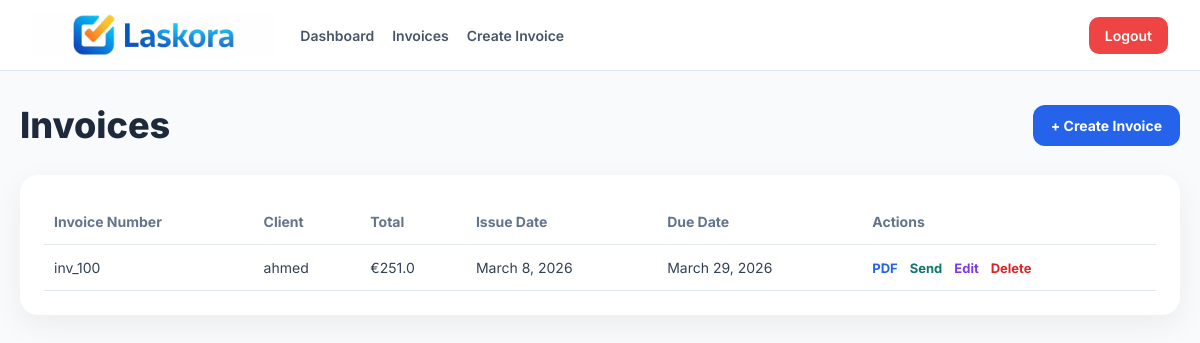
The page /invoices/ (signed in) on the database as committed earlier.
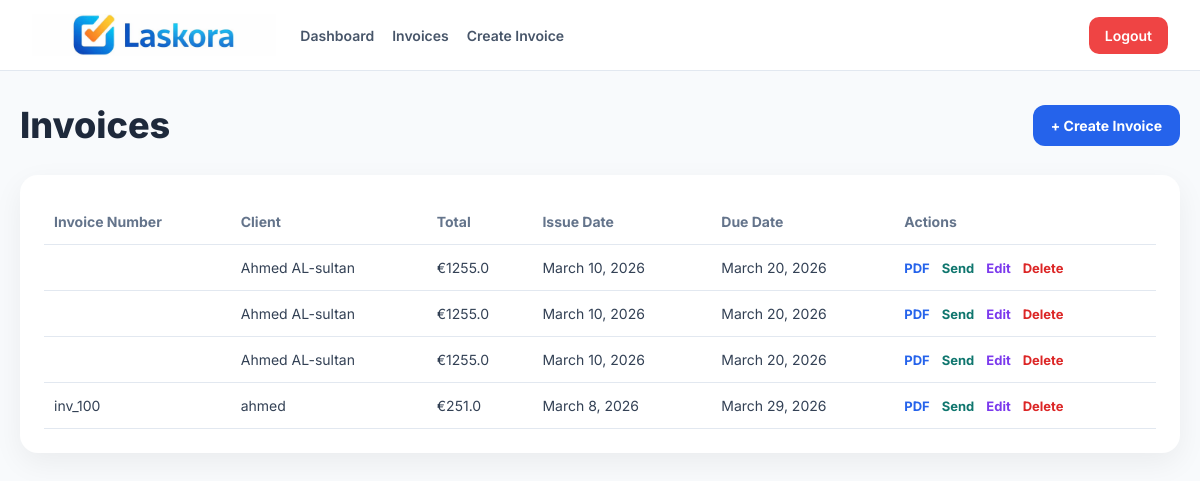
The same page on the database as committed later.
### billing/models.py (models this page shows, shortened)
class Invoice(models.Model):
    INVOICE_TYPE_CHOICES = [
        ("hourly", "Hourly invoice"),
        ("weekly", "Weekly invoice"),
        ("fixed", "Fixed amount invoice"),
    ]
    VAT_CHOICES = [
        (0, "0%"),
        (13.5, "13.5%"),
        (25.5, "25.5%"),
    ]
    owner = models.ForeignKey(settings.AUTH_USER_MODEL, on_delete=models.CASCADE)
    client = models.ForeignKey(Client, on_delete=models.CASCADE)
    invoice_number = models.CharField(max_length=50)
    invoice_type = models.CharField(
        max_length=20,
        choices=INVOICE_TYPE_CHOICES,
        default="hourly",
    )
    weeks_text = models.CharField(max_length=200, blank=True, null=True)
    work_hours = models.FloatField(default=0, blank=True)
    hourly_rate = models.FloatField(default=0, blank=True)
    issue_date = models.DateField()
    due_date = models.DateField()
    subtotal = models.FloatField(default=0)
    vat_rate = models.FloatField(default=25.5, choices=VAT_CHOICES)
    vat_amount = models.FloatField(default=0)
    total = models.FloatField(default=0)

class Client(models.Model):
    owner = models.ForeignKey(settings.AUTH_USER_MODEL, on_delete=models.CASCADE)
    name = models.CharField(max_length=200)
    email = models.EmailField(blank=True, null=True)
    def __str__(self):
        return self.name

### billing/views.py (the view)
# urls.py: path('invoices/', invoices_list),
def invoices_list(request):
    invoices = Invoice.objects.all().order_by('-id')
    return render(request, "billing/invoices_list.html", {"invoices": invoices})

### billing/templates/billing/invoices_list.html (shortened to what this page needs)
{% extends "billing/base.html" %}
{% block content %}
<div class="page-header">
    <h1 class="page-title">Invoices</h1>
    <a href="/create-invoice/" class="create-btn">+ Create Invoice</a>
</div>
<div class="table-card">
    {% if invoices %}
    <table>
        <thead>
            <tr>
                <th>Invoice Number</th>
                <th>Client</th>
                <th>Total</th>
                <th>Issue Date</th>
                <th>Due Date</th>
                <th>Actions</th>
            </tr>
        </thead>
        <tbody>
            {% for invoice in invoices %}
            <tr>
                <td>{{ invoice.invoice_number }}</td>
                <td>{{ invoice.client }}</td>
                <td>€{{ invoice.total }}</td>
                <td>{{ invoice.issue_date }}</td>
                <td>{{ invoice.due_date }}</td>
                <td>
                    <div class="actions">
                        <a class="pdf" href="/invoice/{{ invoice.id }}/pdf/">PDF</a>
                        <a class="send" href="/invoice/{{ invoice.id }}/send/">Send</a>
                        <a class="edit" href="/invoice/{{ invoice.id }}/edit/">Edit</a>
                        <a class="delete" href="/invoice/{{ invoice.id }}/delete/" onclick="return confirm('Delete this invoice?')">Delete</a>
                    </div>
                </td>
            </tr>
            {% endfor %}
        </tbody>
    </table>
    {% else %}
        <div class="empty">No invoices found.</div>
    {% endif %}
</div>
{% endblock %}

### billing/templates/billing/base.html (shortened to what this page needs)
<!DOCTYPE html>
<html lang="en">
<head>
    {% load static %}
</head>
<body>
    {% if request.user.is_authenticated %}
    <div class="navbar">
        <div class="nav-left">
            <a href="/dashboard/" class="nav-logo">
                <img src="{% static 'logo/laskora-main.png' %}" alt="Laskora">
            </a>
            <div class="nav-links">
                <a href="/dashboard/">Dashboard</a>
                <a href="/invoices/">Invoices</a>
                <a href="/create-invoice/">Create Invoice</a>
            </div>
        </div>
        <div class="nav-right">
            <a href="/logout/">Logout</a>
        </div>
    </div>
    {% endif %}
    <div class="page">
        {% block content %}{% endblock %}
    </div>
</body>
</html>

### billing/templates/billing/base.html (style rules this page uses)
* { box-sizing:border-box; }
body { margin:0; font-family:'Inter', sans-serif; background:#f8fafc; color:#1e293b; }
.navbar { background:white; border-bottom:1px solid #e2e8f0; padding:14px 32px; display:flex; justify-content:space-between; align-items:center; position:sticky; top:0; z-index:100; }
.nav-left { display:flex; align-items:center; gap:24px; }
.nav-logo img { height:42px; display:block; }
.nav-links { display:flex; gap:18px; align-items:center; }
.nav-links a { text-decoration:none; color:#475569; font-weight:600; font-size:14px; }
.nav-right a { text-decoration:none; background:#ef4444; color:white; padding:10px 16px; border-radius:10px; font-weight:600; font-size:14px; }
.page { max-width:1200px; margin:32px auto; padding:0 20px; }

### billing/templates/billing/invoices_list.html (style rules this page uses)
.page-header { display:flex; justify-content:space-between; align-items:center; margin-bottom:28px; gap:16px; flex-wrap:wrap; }
.page-title { font-size:36px; font-weight:800; color:#1e293b; margin:0; }
.create-btn { display:inline-block; background:#2563eb; color:white; text-decoration:none; padding:12px 18px; border-radius:12px; font-weight:700; font-size:14px; }
.table-card { background:white; border-radius:18px; padding:24px; box-shadow:0 10px 30px rgba(0,0,0,0.06); overflow-x:auto; }
table { width:100%; border-collapse:collapse; }
th, td { text-align:left; padding:14px 10px; border-bottom:1px solid #e2e8f0; font-size:14px; vertical-align:middle; }
th { color:#64748b; font-weight:700; }
td { color:#334155; }
.actions { display:flex; gap:12px; flex-wrap:wrap; }
.actions a { text-decoration:none; font-weight:700; font-size:13px; }
.pdf { color:#2563eb; }
.send { color:#0f766e; }
.edit { color:#7c3aed; }
.delete { color:#dc2626; }

Rows that differ between the two databases and show on the page:
added Invoice: client "Ahmed AL-sultan", total "1255.0", issue_date "March 10, 2026", due_date "March 20, 2026"
added Invoice: client "Ahmed AL-sultan", total "1255.0", issue_date "March 10, 2026", due_date "March 20, 2026"
added Invoice: client "Ahmed AL-sultan", total "1255.0", issue_date "March 10, 2026", due_date "March 20, 2026"
